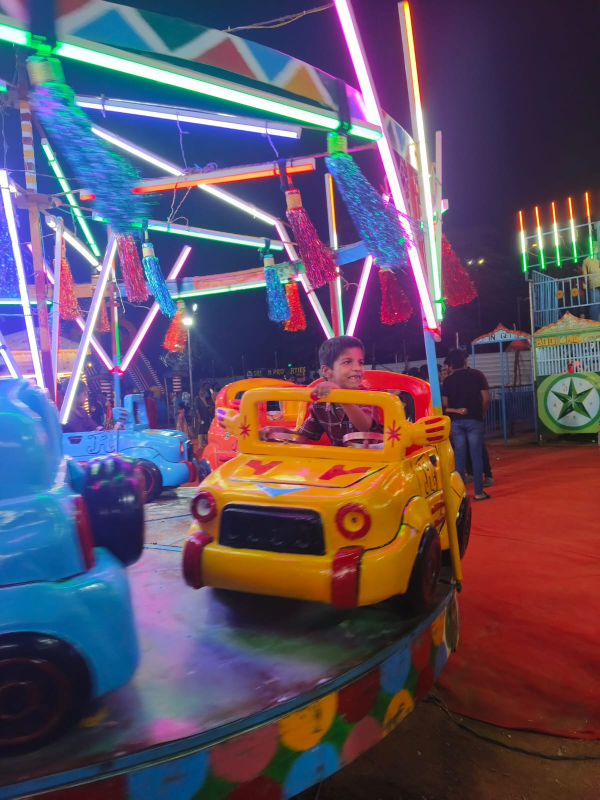
#> input picture data/kid.jpeg, 1200 x 1599 px (shown at 1/2 size)
$ jupyter execute 'Color Extraction.ipynb'
#> lines starting #> are read from the running program, lines starting #| are printed output that depends on the picture
[cell 1]
import cv2
import numpy as np
import matplotlib.pyplot as plt
from sklearn.cluster import kmeans_plusplus, KMeans

# Image preprocessing

[cell 2]
img = cv2.cvtColor(cv2.imread("data/kid.jpeg"), cv2.COLOR_BGR2RGB)

# resizing the data
img = cv2.resize(img, (306, 382))
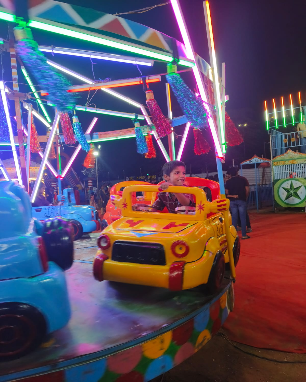
#> img: shape (382, 306, 3); mean R, G, B 96.1, 81, 100
img.shape
#> Out = (382, 306, 3)

[cell 3]
plt.imshow(img)
plt.axis("off")
plt.show()

[cell 4]
X = img.reshape((-1, 3))
X.shape
#> Out = (116892, 3)

[cell 5]
X[:,:1]

[cell 6]
# ploting the first 20 points of X
fig = plt.figure()
ax = plt.axes(projection='3d')
ax.scatter3D(X[:20,0:1], X[:20, 1:2], X[:20, 2:])
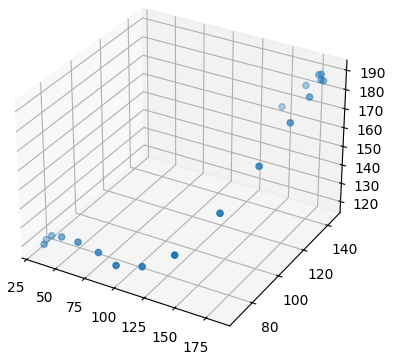
#> figure drawn by matplotlib, 1 panel

# Model

[cell 7]
k = 15
model = KMeans(n_clusters=k)
model.fit(X)

[cell 8]
centroids = model.cluster_centers_
centroids

[cell 9]
# converting the centroids to color numpy array
# unit8 is good data type as it lies b/w 0-255
# colors: RGB format colors
colors = np.array(centroids, dtype='uint8')
colors

# Getting the colors

[cell 10]
# showing colors by using subplots
i = 1
for color in colors:
    plt.subplot(1,k,i)
    i += 1
    plt.axis("off")
    mat = np.zeros((100,100,3), dtype='uint8')
    mat[:, :, :] = color
    plt.imshow(mat)

plt.show()
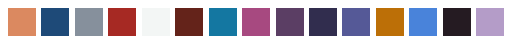
#> figure drawn by matplotlib, 15 panels

# Coloring the image with Dominant Color
* Basic Segmentation based upon similar color
* Segmentation partitions an image into regions
* Having similar visual appearance corresponding to parts of objects

[cell 11]
np.unique(model.labels_)

[cell 12]
# Creating a new image
newImg = np.zeros((X.shape), dtype='uint8')
# Right now it is in flatten image
newImg.shape
#> Out = (116892, 3)

[cell 13]
for i in range(newImg.shape[0]):
    # need to paint
    newImg[i] = colors[model.labels_[i]]

[cell 14]
newImg = newImg.reshape(img.shape)
newImg.shape
#> Out = (382, 306, 3)

[cell 15]
plt.imshow(newImg)
plt.show()
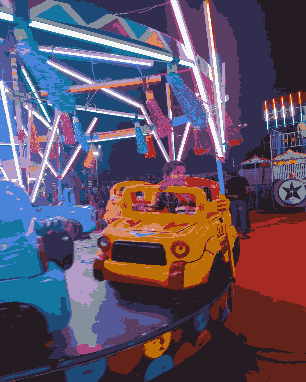
#> shown: shape (382, 306, 3); mean R, G, B 95.6, 80.4, 99.6
